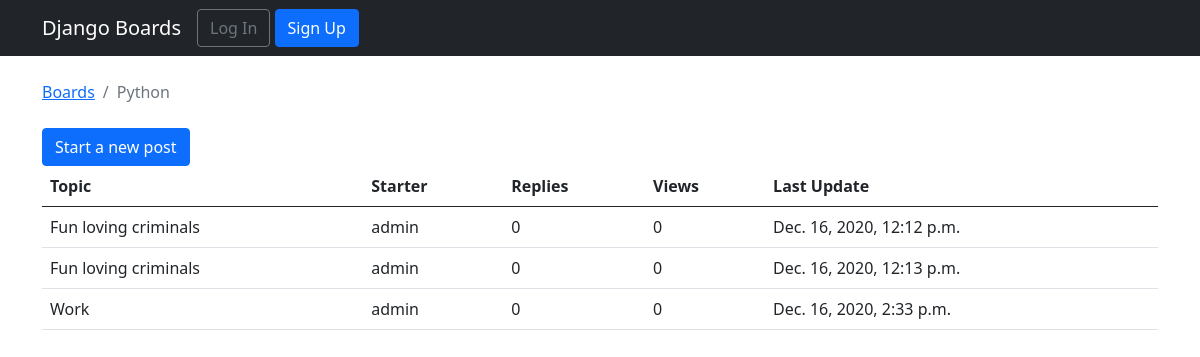
The page /boards/2/ on the database as committed earlier.
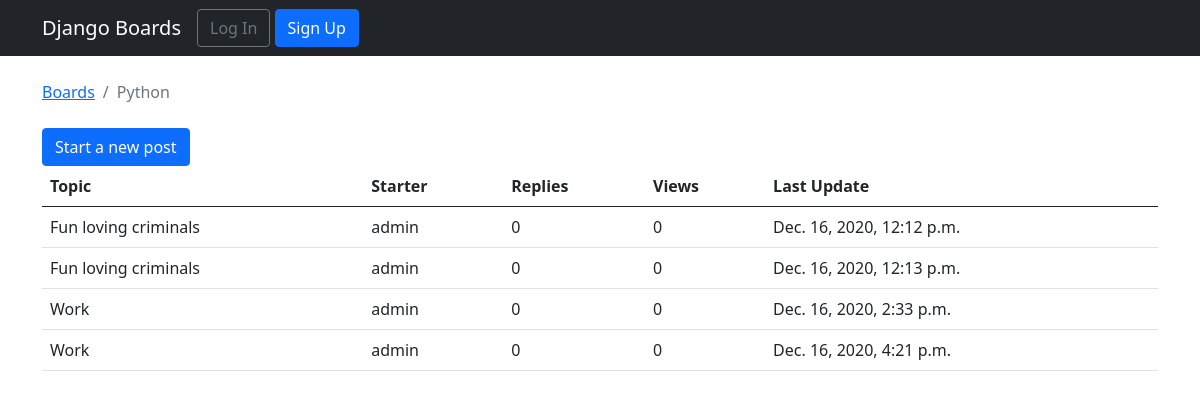
The same page on the database as committed later.
### boards/models.py (models this page shows, shortened)
class Board(models.Model):
    name = models.CharField(max_length=30, unique=True)
    description= models.CharField(max_length=100)

class Topic(models.Model):
    subject= models.CharField(max_length=255)
    last_updated = models.DateTimeField(auto_now_add=True)
    board = models.ForeignKey(Board, related_name= 'topics', on_delete=CASCADE)
    starter = models.ForeignKey(User, related_name='topics', on_delete=CASCADE)

### boards/views.py (the view)
# urls.py: path('boards/<int:pk>/', views.board_topics, name='board_topics'),
def board_topics(request, pk):
    board = get_object_or_404(Board, pk=pk)
    return render(request, 'topics.html', {'board': board})

### templates/topics.html (shortened to what this page needs)
{% extends 'base.html' %}
          {% block breadcrumb %}
          <li class="breadcrumb-item"><a href="{% url 'home' %}">Boards</a></li>
           <li class="breadcrumb-item active">{{ board.name }}
           </li>{% endblock %}
           {% block content %}
           <a href = "{% url 'new_topic' board.pk %}"><button name = "new_post" class="btn btn-primary"> Start a new post</button></a>
<table class="table">
    <thead class="thead-inverse">
        <tr>
            <th>Topic</th>
            <th>Starter</th>
            <th>Replies</th>
            <th>Views</th>
            <th>Last Update</th>
        </tr>
    </thead>
    <tbody>
        {% for topic in board.topics.all %}
        <tr>
            <td>{{ topic.subject }} </td>
            <td>{{ topic.starter.username }}</td>
            <td>0</td>
            <td>0</td>
            <td>{{ topic.last_updated }}</td>
        </tr>
        {% endfor %}
    </tbody>
</table>
           {% endblock %}

### templates/base.html (shortened to what this page needs)
{% load static %}
{% load bootstrap4 %}
<!DOCTYPE html>
<html lang="en">
<head>
    <link href="https://cdn.jsdelivr.net/npm/bootstrap@5.0.0-beta1/dist/css/bootstrap.min.css" rel="stylesheet">
    <link rel="stylesheet" href="{% static '/roseboard/static/css/bootstrap.min.css' %}">
</head>
<body>
    {% block body %}
    <nav class="navbar navbar-expand-sm navbar-dark bg-dark">
        <div class="container">
          <a class="navbar-brand" href="{% url 'home' %}">Django Boards</a>
          <div class="collapse navbar-collapse" id="mainMenu">
              {% if user.is_authenticated %}
            <ul class="navbar-nav ml-auto">
              <li class="nav-item ">
                <a class="nav-link" href="#" id="userMenu"  aria-haspopup="true" aria-expanded="false">
                  {{ user.username }}
                </a>
            </li>
            <li class="nav-item ">
                <a class="nav-link" href="#" id="userMenu"  aria-haspopup="true" aria-expanded="false">
                  My Account
                </a>
            </li>
            <li class="nav-item ">
                <a class="nav-link" href="{% url 'password_reset' %}" id="userMenu"  aria-haspopup="true" aria-expanded="false">
                  Change Password
                </a>
            </li>
            <li class="nav-item ">
                <a class="nav-link" href="{% url 'logout' %}">
                  Log out
                </a>
            </li>
        </ul>
        {% else %}
               <form action="" class="form-inline ml-auto">
                   <a href="{% url 'login' %}" class="btn btn-outline-secondary">
                       Log In
                   </a>
                   <a href="{% url 'signup'%}" class="btn btn-primary ml-2">Sign Up</a>
               </form>
            {% endif %}
          </div>
        </div>
      </nav>
    <div class="container">
      <ol class="breadcrumb my-4">
        {% block breadcrumb %}
        {% endblock %}
      </ol>
      {% block content %}
      {% endblock %}
    </div>
  {% endblock body %}
  </body>
</html>

Rows that differ between the two databases and show on the page:
added Topic: subject "Work", starter.username "admin", last_updated "Dec. 16, 2020, 4:21 p.m."
